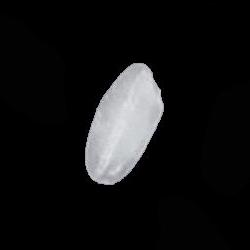
#> input picture labs/ML/lab5/images/Arborio/Arborio (10115).jpg, 250 x 250 px; its folder holds only this picture in this run
$ python live.py   (older library calls are emulated)
#> lines starting #> are read from the running program, lines starting #| are printed output that depends on the picture; after the words box and inside, x2 and y2 are one past the last pixel; in counts of white or black regions, pixels touching at a corner belong together
import os
import pandas as pd
from PIL import Image, ImageOps
import numpy
from skimage.feature import graycomatrix, graycoprops
from skimage.measure import regionprops, label

folder_path = '.'  # Replace with the path to the parent folder

# List all rice type folders inside the main folder
rice_types = [folder for folder in os.listdir(folder_path) if os.path.isdir(os.path.join(folder_path, folder))]

# Initialize an empty list to store data
data = []

# Loop through each rice type folder
for rice_type in rice_types:
    rice_folder_path = os.path.join(folder_path, rice_type)

    # Loop through each image in the rice type folder
    for filename in os.listdir(rice_folder_path):
        if filename.endswith('.jpg') or filename.endswith('.png'):  # Add other image formats if necessary
            file_path = os.path.join(rice_folder_path, filename)

            # Open image and process
            file = Image.open(file_path)
#> file is the input picture: PIL image 250x250 RGB; mean R, G, B 20.1, 20.2, 20.7
            grey = file.convert('L')
            invert = ImageOps.invert(grey)
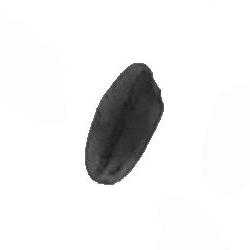
#> invert: PIL image 250x250 L; min 28, max 255, mean 234.8
            arr = numpy.array(invert)
            binary = arr > 128
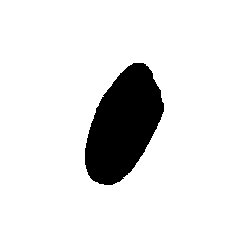
#> binary: shape (250, 250) bool; 89.9% white; 1 black region, box (x1, y1, x2, y2) and area: (85, 63, 164, 185) 6294
            labelled = label(binary)
#> labelled: shape (250, 250) int32; values 0 (black) and 1 (white), 89.9% white; 1 black region
            regions = regionprops(labelled, intensity_image=arr)
#> regions = 1 regions; box (x1, y1, x2, y2) and area: (0, 0, 250, 250) 56206

            # Extract features for each region and append to data list
            for region in regions:
                major_axis_length = region.major_axis_length
                minor_axis_length = region.minor_axis_length
                eccentricity = region.eccentricity

                glcm = graycomatrix(region.intensity_image, distances=[1], angles=[0], levels=256, symmetric=True, normed=True)
                contrast = graycoprops(glcm, 'contrast')[0, 0]
                correlation = graycoprops(glcm, 'correlation')[0, 0]
                energy = graycoprops(glcm, 'energy')[0, 0]

                # Append the feature data with the target rice type
                data.append([major_axis_length, minor_axis_length, eccentricity, contrast, correlation, energy, rice_type])
#> this loop made 1 pass
#> (major_axis_length, minor_axis_length, eccentricity, contrast, correlation, energy) on pass 1: (303.7, 301.4, 0.123, 221.5, 0.981, 0.685)
#> after the loop, data = [[303.7, 301.4, 0.123, 221.5, 0.981, 0.685, 'Arborio']]
#> pass 2 of the loop `for rice_type in rice_types:`:
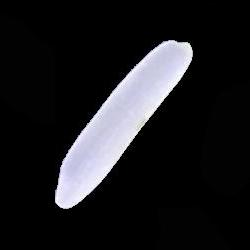
#> input picture labs/ML/lab5/images/Basmati/basmati (10052).jpg, 250 x 250 px
#> file is the input picture: PIL image 250x250 RGB; mean R, G, B 29.4, 29.3, 32
#> `invert = ImageOps.invert(grey)`:
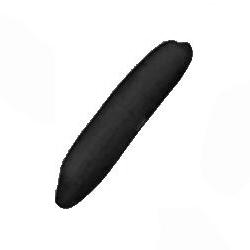
#> invert: PIL image 250x250 L; min 0, max 255, mean 225.4
#> `binary = arr > 128`:
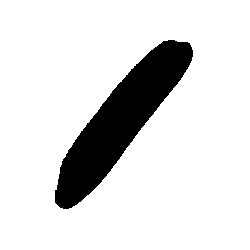
#> binary: shape (250, 250) bool; 86.6% white; 1 black region, box (x1, y1, x2, y2) and area: (55, 40, 193, 209) 8360
#> labelled: shape (250, 250) int32; values 0 (black) and 1 (white), 86.6% white; 1 black region
#> regions = 1 regions; box (x1, y1, x2, y2) and area: (0, 0, 250, 250) 54140
#> the loop `for region in regions:` made 1 pass
#> (major_axis_length, minor_axis_length, eccentricity, contrast, correlation, energy) on pass 1: (309.4, 298.1, 0.268, 326.3, 0.978, 0.653)
#> after the loop `for region in regions:`: data = [[303.7, 301.4, 0.123, 221.5, 0.981, 0.685, 'Arborio'], [309.4, 298.1, 0.268, 326.3, 0.978, 0.653, 'Basmati']]

# Create a DataFrame from the collected data
columns = ['Major Axis Length', 'Minor Axis Length', 'Eccentricity', 'Contrast', 'Correlation', 'Energy', 'Rice Type']
df = pd.DataFrame(data, columns=columns)
#> df = table of 2 rows and 7 columns

# Save the DataFrame to a CSV file
df.to_csv('rice_features.csv', index=False)

print("Feature extraction complete and CSV file saved.")
